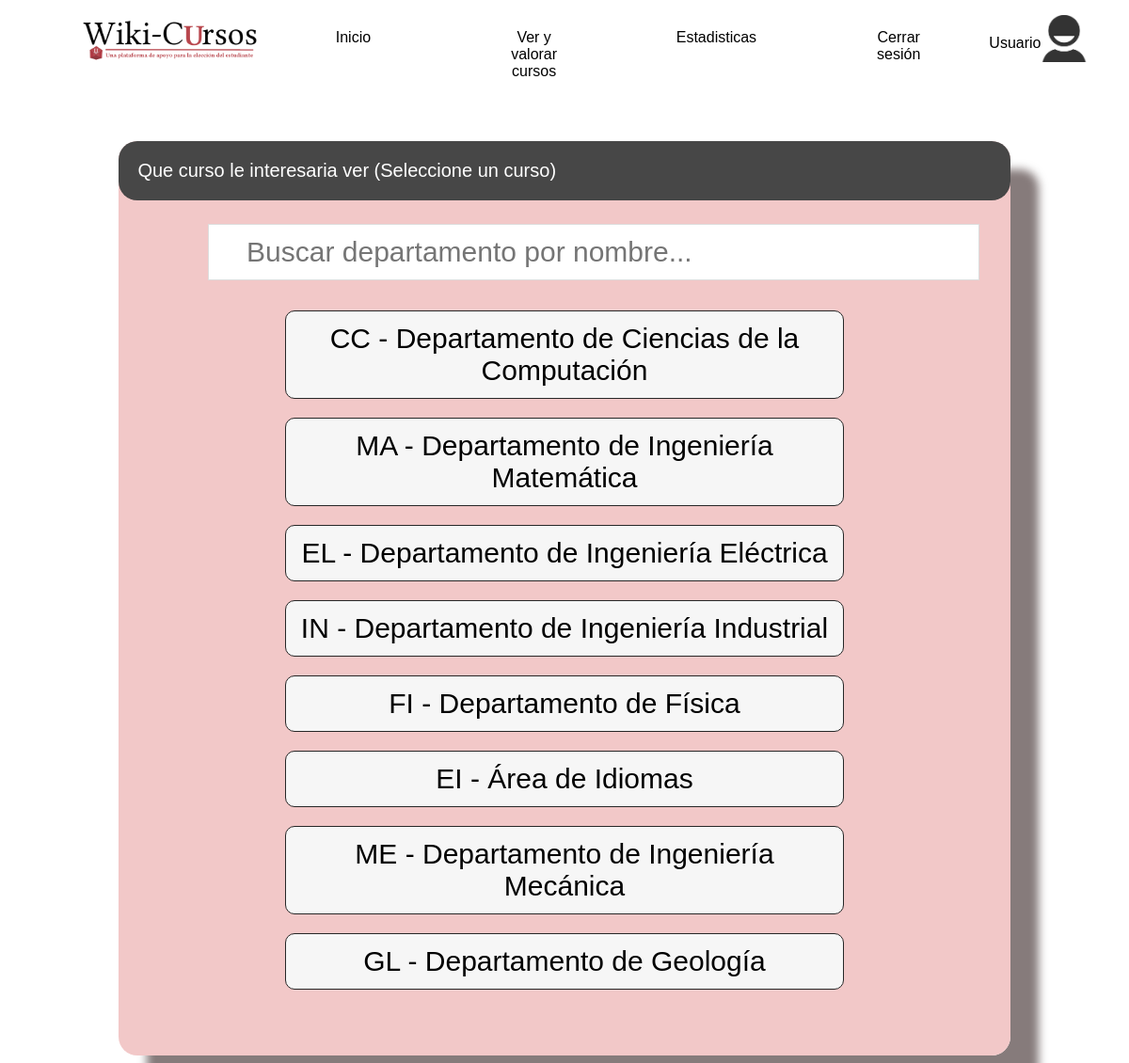
Page /search_department/ (signed in) on the committed database.
### mainApp/models.py (models this page shows)
class Department(models.Model):
    name = models.CharField(max_length=255) #ej Depto Ing Electrica

### mainApp/views.py (the view)
# urls.py: path('search_department/', views.searchDepartment, name='search_department'),
def searchDepartment(request):
    if request.user.is_authenticated:
        context = {}
        dep_list = Department.objects.all()
        context['dep_list'] = dep_list
        return render(request, "mainApp/departamento.html", context)
    else:
        return HttpResponseRedirect('/login')

### mainApp/templates/mainApp/departamento.html (shortened to what this page needs)
<!DOCTYPE html>
<html lang="en">
{% load static %}
<head>
    <link rel="stylesheet" href="{% static 'styles/departamento.css' %}" type="text/css">
</head>
<body>
    <ul class="menu">
        <img src="{% static 'images/wikicursos_lite.png' %}" alt="title" height="50px" >
        <li><a href="{% url 'index' %}">Inicio</a></li>
        <li><a href="{% url 'search_department' %}">Ver y valorar cursos</a></li>
        <li><a href="">Estadisticas</a></li>
        <li><a href="{% url 'logout' %}">Cerrar sesión</a></li>
        <div style="margin-top: 2%;">Usuario</div>
        <img src="{% static 'images/usuario1.png' %}" class="icono_usuario" alt="Icono usuario", height="50px">
    </ul>
    <div class="box">
    	<div class="encabezado">Que curso le interesaria ver (Seleccione un curso)</div>
        <input type="text" id="myInput" onkeyup="myFunction()" placeholder="Buscar departamento por nombre..." title="Type in a name">
        <ul id="myUL">
        {% for dep in dep_list %}
            <li class="row_flex" style="justify-content: center">
                <a style=" width: 60%;"href="/search_course?dep={{dep.id}}">{{dep.name}}</a>
            </li>
        {% endfor %}
        </ul>
    </div>
</body>
</html>

### mainApp/static/styles/departamento.css (style rules this page uses)
body { background-color: #ffffff; background-image: url("https://www.transparenttextures.com/patterns/clean-gray-paper.png"); }
* { font-family: Arial, Helvetica, sans-serif; }
.menu { font-family: Arial, Helvetica, sans-serif; background-color: #ffffff; list-style: none; margin-left: 3%; margin-right: 3%; height: 10%; display: flex !important; }
.menu li { display: inline-block; text-align: center; width: 15%; margin-left: 40px; margin-right: 40px; }
.menu li a { color: rgb(0, 0, 0); padding: 15px; display: block; text-decoration: none; }
.encabezado { background-color: #474747; padding: 20px; border-radius: 20px; margin-bottom: 5px; font-size: 20px; color: #FFF }
.box { background-color: #f1c4c4ea; width: 80%; margin-top: 50px; margin-left: 10%; border-radius: 20px; box-shadow: 30px 30px 10px #1d070788; padding-bottom: 70px; }
#myInput { background-image: url('/css/searchicon.png'); background-position: 10px 12px; background-repeat: no-repeat; width: 80%; font-size: 30px; padding: 12px 20px 12px 40px; border: 1px solid #ddd; margin-bottom: 12px; margin-top: 20px; margin-left: 10%; }
#myUL { list-style-type: none; padding: 0; margin: 0; }
#myUL li a { border: 1px solid rgb(39, 39, 39); border-radius: 10px; margin-top: 20px; background-color: #f6f6f6; padding: 12px; text-decoration: none; text-align: center; font-size: 30px; color: black; display: inline-block; }
.row_flex { display: flex; flex-direction: row; }

### rows in the picture
Department: name "CC - Departamento de Ciencias de la Computación"
Department: name "MA - Departamento de Ingeniería Matemática"
Department: name "EL - Departamento de Ingeniería Eléctrica"
Department: name "IN - Departamento de Ingeniería Industrial"
Department: name "FI - Departamento de Física"
Department: {{ dep.id }} 6 (drawn), name "EI - Área de Idiomas"
Department: name "ME - Departamento de Ingeniería Mecánica"
Department: name "GL - Departamento de Geología"
